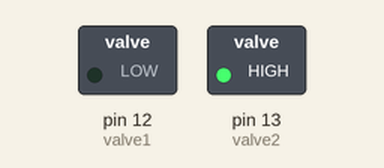
This sketch was run on a simulated Arduino Uno, built with avr-gcc and run on an emulated ATmega328P. Parts: switched loads named in the sketch (green lamp = pin HIGH).

Above: at 0.1 s.
At 16.3 s:
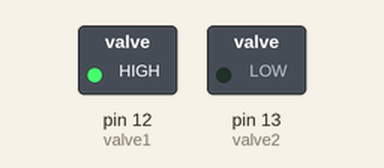
At 17.6 s:
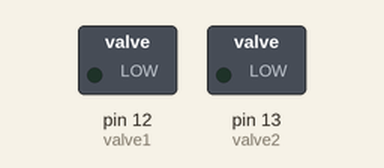
Timing chart, 0 to 19.1 s (numbered marks = the images above):
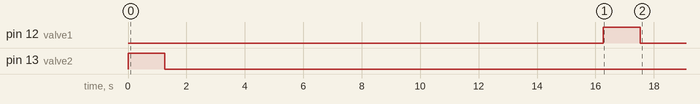

The sketch:

valve_test.ino
```cpp
int valve1=12, valve2=13; // valve for paani
int p = 0;

 void Valve(){


    // Serial.print("P - ON");
   // Serial.println(p);

     //to open the valve

     for(int i=1; i<=6; i++)
     {
       digitalWrite(valve1,LOW);
       digitalWrite(valve2,HIGH);
       delay(211);
     }
     digitalWrite(valve1,LOW);
     digitalWrite(valve2,LOW);
     delay(15000);       //******************************CHANGE*******************************

     //to close the valve

     for(int i=1;i<=6;i++)
     {
       digitalWrite(valve1,HIGH);
       digitalWrite(valve2,LOW);
       delay(211);
     }
     digitalWrite(valve1,LOW);
     digitalWrite(valve2,LOW);
  }


  void setup() {
  // put your setup code here, to run once:
  pinMode(valve1,OUTPUT);
  pinMode(valve2,OUTPUT);
 // Serial.begin(9600);
  Valve();

}


void loop() {


  }
```
